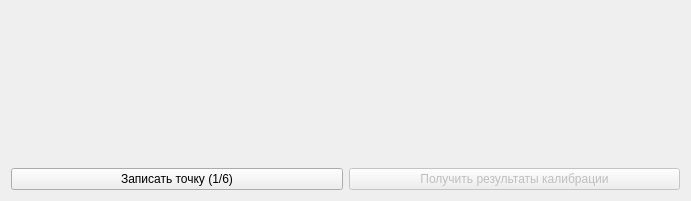
<?xml version="1.0" encoding="UTF-8"?>
<ui version="4.0">
 <class>CalibrationWindow</class>
 <widget class="QWidget" name="CalibrationWindow">
  <property name="geometry">
   <rect>
    <x>0</x>
    <y>0</y>
    <width>691</width>
    <height>201</height>
   </rect>
  </property>
  <property name="windowTitle">
   <string>Form</string>
  </property>
  <layout class="QVBoxLayout" name="verticalLayout">
   <item>
    <layout class="QHBoxLayout" name="horizontalLayout">
     <item>
      <widget class="QLabel" name="label">
       <property name="text">
        <string/>
       </property>
       <property name="pixmap">
        <pixmap>static/calibration_step1.png</pixmap>
       </property>
      </widget>
     </item>
     <item>
      <widget class="QLabel" name="label_2">
       <property name="enabled">
        <bool>false</bool>
       </property>
       <property name="text">
        <string/>
       </property>
       <property name="pixmap">
        <pixmap>static/calibration_step2.png</pixmap>
       </property>
      </widget>
     </item>
     <item>
      <widget class="QLabel" name="label_3">
       <property name="enabled">
        <bool>false</bool>
       </property>
       <property name="text">
        <string/>
       </property>
       <property name="pixmap">
        <pixmap>static/calibration_step3.png</pixmap>
       </property>
      </widget>
     </item>
     <item>
      <widget class="QLabel" name="label_4">
       <property name="enabled">
        <bool>false</bool>
       </property>
       <property name="text">
        <string/>
       </property>
       <property name="pixmap">
        <pixmap>static/calibration_step4.png</pixmap>
       </property>
      </widget>
     </item>
    </layout>
   </item>
   <item>
    <layout class="QHBoxLayout" name="horizontalLayout_2">
     <item>
      <widget class="QPushButton" name="get_point">
       <property name="text">
        <string>Записать точку (1/6)</string>
       </property>
      </widget>
     </item>
     <item>
      <widget class="QPushButton" name="calibration_result">
       <property name="enabled">
        <bool>false</bool>
       </property>
       <property name="text">
        <string>Получить результаты калибрации</string>
       </property>
      </widget>
     </item>
    </layout>
   </item>
  </layout>
 </widget>
 <resources>
  <include location="calibration.qrc"/>
 </resources>
 <connections/>
</ui>
